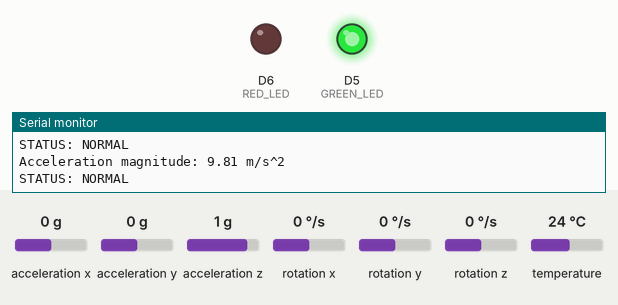
Simulated run of this sketch. Board: ESP8266 (NodeMCU). Parts: output pins drawn as LEDs (lit = HIGH), the last lines printed to the serial monitor. The test bench sets the inputs (shaded band); at power-on: acceleration x 0 g, acceleration y 0 g, acceleration z 1 g, rotation x 0 °/s, rotation y 0 °/s, rotation z 0 °/s, temperature 24 °C.

Above: at 1.2 s.
1.3 s: acceleration x set to -0.6 g
2.8 s: acceleration x set to -0.9 g
At 3.3 s:
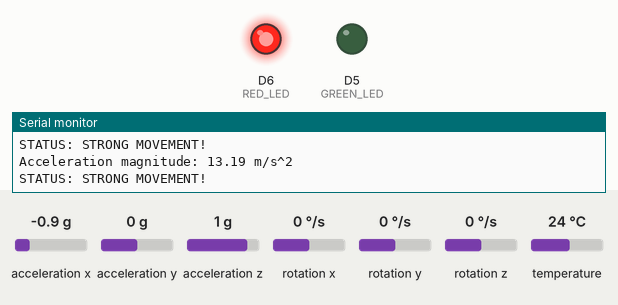
4.3 s: acceleration x set to 0 g
At 5.3 s:
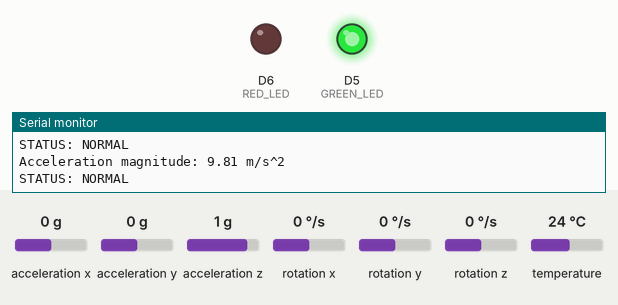
5.9 s: acceleration x set to -1.4 g
At 7.3 s:
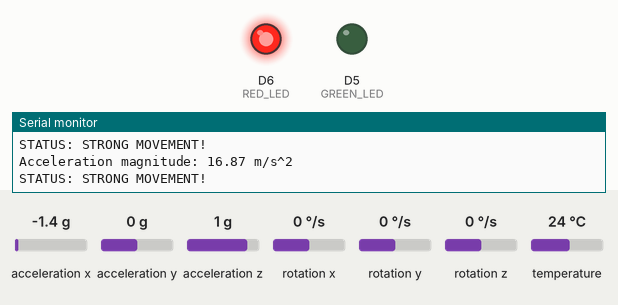
Timing chart, 0 to 8.5 s (numbered marks = the images above; inputs shaded):
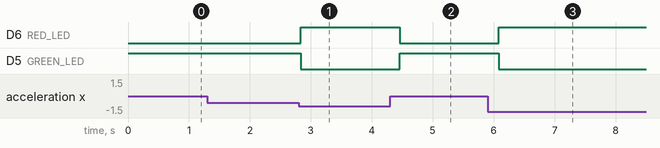

The sketch:

MPU6050_Acc_Gyro_reading_1st.ino
```cpp
#include <Wire.h>
#include <Adafruit_MPU6050.h>
#include <Adafruit_Sensor.h>
#include <math.h>
//comment
Adafruit_MPU6050 mpu;

// LED pins
const int GREEN_LED = D5;
const int RED_LED = D6;

// Experimental threshold
const float MOTION_THRESHOLD = 12.0;

void setup() {

  Serial.begin(115200);

  // LED setup
  pinMode(GREEN_LED, OUTPUT);
  pinMode(RED_LED, OUTPUT);

  // Start with normal state
  digitalWrite(GREEN_LED, HIGH);
  digitalWrite(RED_LED, LOW);

  // Start I2C
  Wire.begin(D2, D1);

  // Start MPU6050
  if (!mpu.begin()) {
    Serial.println("MPU6050 not found!");

    digitalWrite(GREEN_LED, LOW);
    digitalWrite(RED_LED, HIGH);

    while (1) {
      delay(10);
    }
  }

  // Sensor settings
  mpu.setAccelerometerRange(MPU6050_RANGE_2_G);
  mpu.setGyroRange(MPU6050_RANGE_250_DEG);
  mpu.setFilterBandwidth(MPU6050_BAND_21_HZ);

  Serial.println("System Ready");
  Serial.println("-------------------------");
}

void loop() {

  sensors_event_t a, g, temp;

  mpu.getEvent(&a, &g, &temp);

  // Calculate total acceleration magnitude
  float accelerationMagnitude =
      sqrt(
        a.acceleration.x * a.acceleration.x +
        a.acceleration.y * a.acceleration.y +
        a.acceleration.z * a.acceleration.z
      );

  Serial.print("Acceleration magnitude: ");
  Serial.print(accelerationMagnitude);
  Serial.println(" m/s^2");

  // Decision logic
  if (accelerationMagnitude < MOTION_THRESHOLD) {

    // NORMAL
    digitalWrite(GREEN_LED, HIGH);
    digitalWrite(RED_LED, LOW);

    Serial.println("STATUS: NORMAL");

  } else {

    // STRONG MOVEMENT
    digitalWrite(GREEN_LED, LOW);
    digitalWrite(RED_LED, HIGH);

    Serial.println("STATUS: STRONG MOVEMENT!");

  }

  Serial.println();

  delay(200);
}
```

Measured:
- the behaviour switches between -0.7 and -0.8 g on acceleration x (found by bisection; images 0 and 1)
- after the input at 2.8 s, D6 (RED_LED): LOW → HIGH at once; D5 (GREEN_LED): HIGH → LOW at once
- after the input at 4.3 s, D6 (RED_LED): HIGH → LOW after 0.16 s; D5 (GREEN_LED): LOW → HIGH after 0.16 s
- after the input at 5.9 s, D6 (RED_LED): LOW → HIGH after 0.18 s; D5 (GREEN_LED): HIGH → LOW after 0.18 s
